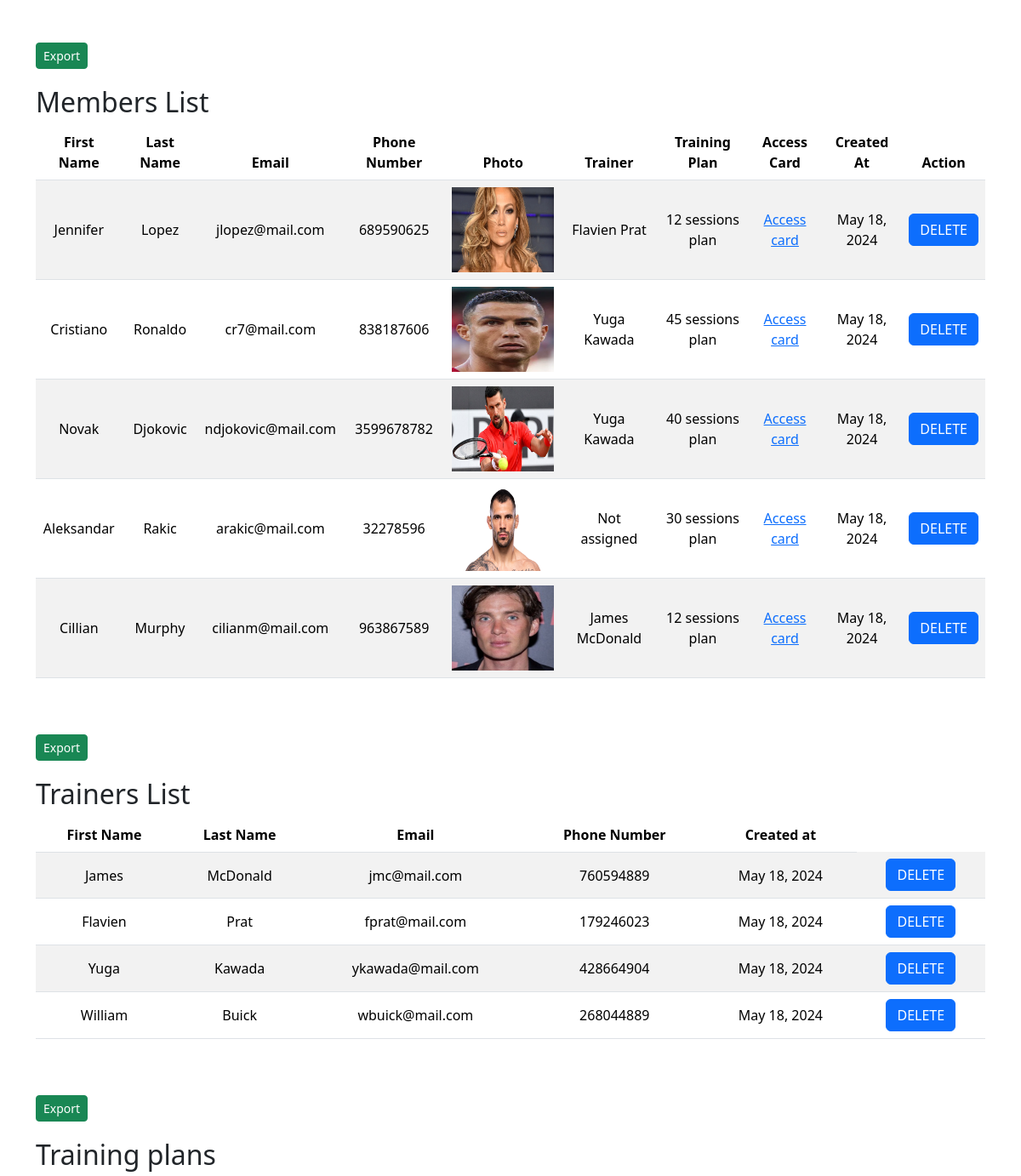
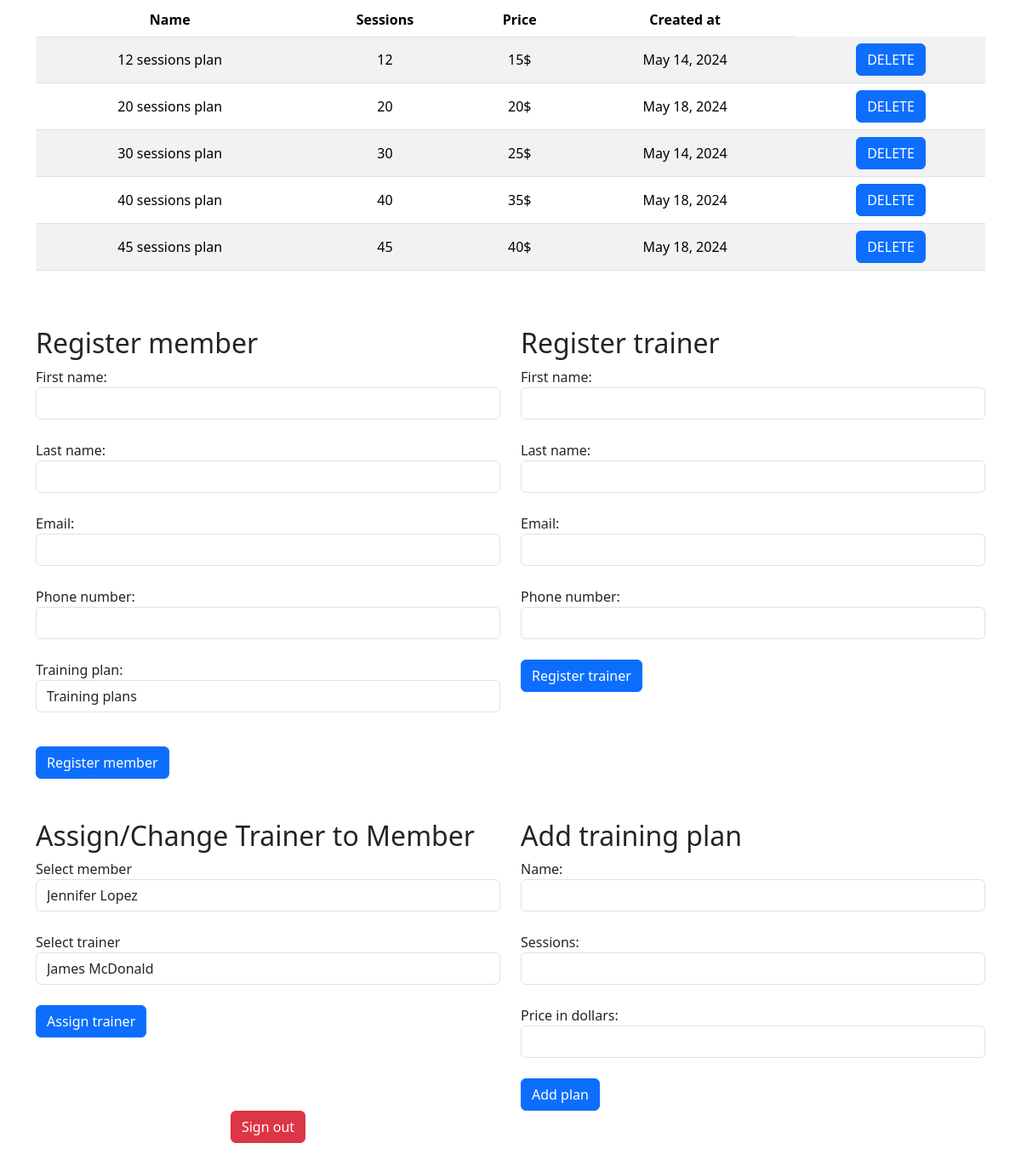
The app's page /admin_dashboard.php (signed in) with its own data (2 pictures, top to bottom).
### tables this page shows
CREATE TABLE `members` (
  `member_id` int(11) NOT NULL,
  `first_name` varchar(255) NOT NULL,
  `last_name` varchar(255) NOT NULL,
  `email` varchar(255) NOT NULL,
  `phone_number` varchar(255) NOT NULL,
  `photo_path` varchar(255) NOT NULL,
  `training_plan_id` int(11) NOT NULL,
  `trainer_id` int(11) NOT NULL,
  `access_card_pdf_path` varchar(255) NOT NULL,
  `created_at` date NOT NULL DEFAULT current_timestamp()
);

CREATE TABLE `training_plans` (
  `plan_id` int(11) NOT NULL,
  `name` varchar(255) NOT NULL,
  `sessions` int(11) NOT NULL,
  `price` varchar(255) NOT NULL,
  `created_at` date NOT NULL DEFAULT current_timestamp()
);

CREATE TABLE `trainers` (
  `trainer_id` int(11) NOT NULL,
  `first_name` varchar(255) NOT NULL,
  `last_name` varchar(255) NOT NULL,
  `email` varchar(255) NOT NULL,
  `phone_number` varchar(255) NOT NULL,
  `created_at` date NOT NULL DEFAULT current_timestamp()
);

### admin_dashboard.php (the view, shortened to what this page needs)
<?php
require_once 'config.php';
?>
<?php
$sql = "SELECT * FROM training_plans ORDER BY sessions";
$run = $conn -> query($sql);
$trainingPlans = $run -> fetch_all(MYSQLI_ASSOC);
$sql = "SELECT * FROM trainers";
$run = $conn -> query($sql);
$trainerList = $run -> fetch_all(MYSQLI_ASSOC);
?>
<!DOCTYPE html>
<html lang="en">
<head>
    <link href="https://cdn.jsdelivr.net/npm/bootstrap@5.3.3/dist/css/bootstrap.min.css" rel="stylesheet">
    <link rel="stylesheet" href="https://unpkg.com/dropzone@5/dist/min/dropzone.min.css" type="text/css" />
</head>
<body>
<div class="container">
    <div class="row">
        <div class="col-md-12" style="margin-top: 50px;">
        <a href="export.php?what=members" class="btn btn-success btn-sm" style="margin-bottom: 20px;">Export</a>
            <h2>Members List</h2>
            <table class="table table-striped" style="text-align: center;">
                <thead>
                    <th>First Name</th>
                    <th>Last Name</th>
                    <th>Email</th>
                    <th>Phone Number</th>
                    <th>Photo</th>
                    <th>Trainer</th>
                    <th>Training Plan</th>
                    <th>Access Card</th>
                    <th>Created At</th>
                    <th>Action</th>
                </thead>
                <?php
                $sql = "SELECT members.*, training_plans.name AS training_plan_name,
                CONCAT(trainers.first_name, ' ', trainers.last_name) AS trainer_name
                FROM members
                LEFT JOIN training_plans ON training_plans.plan_id = members.training_plan_id
                LEFT JOIN trainers ON trainers.trainer_id = members.trainer_id";
                $run = $conn -> query($sql);
                $memberList = $run -> fetch_all(MYSQLI_ASSOC);
                ?>
                <tbody style=" vertical-align: middle;">
                    <?php foreach($memberList as $member):?>
                    <tr>
                        <td><?=$member['first_name'] ?></td>
                        <td><?=$member['last_name'] ?></td>
                        <td><?=$member['email'] ?></td>
                        <td><?=$member['phone_number'] ?></td>
                        <td><img style="width: 120px; height: 100px;" src="<?=$member['photo_path'] ?>"></td>
                        <td><?= ($member['trainer_name'] == '')? "Not assigned" : $member['trainer_name'] ?></td>
                        <td><?= ($member['training_plan_name'] == '') ? "Not assigned" : $member['training_plan_name'] ?></td>
                        <td><a target="_blank" href="<?=$member['access_card_pdf_path'] ?>">Access card</a></td>
                        <td><?php
                        $created_at = strtotime($member['created_at']);
                        $new_date = date("M d, Y", $created_at);
                        echo $new_date;
                        ?></td>
                        <td>
                            <form action="delete_member.php" method="POST">
                                <input type="submit" value="DELETE" class="btn btn-primary">
                            </form>
                        </td>
                    </tr>
                    <?php endforeach; ?>
                </tbody>
            </table>
        </div>
        <div class="col-md-12" style="margin-top: 50px;">
            <table class="table table-striped" style="text-align: center;">
            <a href="export.php?what=trainers" class="btn btn-success btn-sm" style="margin-bottom: 20px;">Export</a>
            <h2>Trainers List</h2>
                <thead>
                    <th>First Name</th>
                    <th>Last Name</th>
                    <th>Email</th>
                    <th>Phone Number</th>
                    <th>Created at</th>
                </thead>
                <tbody style=" vertical-align: middle;">
                    <?php foreach($trainerList as $trainer): ?>
                    <tr>
                        <td><?= $trainer['first_name']; ?></td>
                        <td><?= $trainer['last_name']; ?></td>
                        <td><?= $trainer['email']; ?></td>
                        <td><?= $trainer['phone_number']; ?></td>
                        <td><?php
                        $created_at = strtotime($trainer['created_at']);
                        $new_date = date("M d, Y", $created_at);
                        echo $new_date;
                        ?></td>
                        <td>
                            <form action="delete_trainer.php" method="POST">
                                <input type="submit" value="DELETE" class="btn btn-primary">
                            </form>
                        </td>
                    </tr>
                    <?php endforeach; ?>
                </tbody>
            </table>
        </div>
        <div class="col-md-12" style="margin-top: 50px;">
            <table class="table table-striped" style="text-align: center;">
            <a href="export.php?what=plans" class="btn btn-success btn-sm" style="margin-bottom: 20px;">Export</a>
                <h2>Training plans</h2>
                <thead>
                    <th>Name</th>
                    <th>Sessions</th>
                    <th>Price</th>
                    <th>Created at</th>
                </thead>
                <tbody style=" vertical-align: middle;">
                    <?php foreach($trainingPlans as $trainingPlan): ?>
                    <tr>
                        <td><?= $trainingPlan['name']; ?></td>
                        <td><?= $trainingPlan['sessions']; ?></td>
                        <td><?= $trainingPlan['price'] . "$"; ?></td>
                        <td><?php
                        $created_at = strtotime($trainingPlan['created_at']);
                        $new_date = date("M d, Y", $created_at);
                        echo $new_date;
                        ?></td>
                        <td>
                            <form action="delete_training_plan.php" method="POST">
                                <input type="submit" value="DELETE" class="btn btn-primary">
                            </form>
                        </td>
                    </tr>
                    <?php endforeach; ?>
                </tbody>
            </table>
        </div>
    </div>
    <div class="row mb-5" style="margin-top: 50px;">
        <div class="col-md-6">
            <h2>Register member</h2>
            <form action="register_member.php" method="POST" enctype="multipart/form-data">
                First name: <input class="form-control" type="text" name="first_name"><br>
                Last name: <input class="form-control" type="text" name="last_name"><br>
                Email: <input class="form-control" type="email" name="email"><br>
                Phone number: <input class="form-control" type="text" name="phone_number"><br>
                Training plan:
                <select class="form-control" name="training_plan_id">
                    <option value="" disabled selected>Training plans</option>
                </select><br>
                <input class="btn btn-primary mt-3" type="submit" value="Register member">
            </form>
        </div>
        <div class="col-md-6">
            <h2>Register trainer</h2>
            <form action="register_trainer.php" method="POST">
                First name: <input class="form-control" type="text" name="first_name"><br>
                Last name: <input class="form-control" type="text" name="last_name"><br>
                Email: <input class="form-control" type="email" name="email"><br>
                Phone number: <input class="form-control" type="text" name="phone_number"><br>
                <input class="btn btn-primary" type="submit" value="Register trainer">
            </form>
        </div>
    </div>
    <div class="row">
        <div class="col-md-6" style="margin-bottom: 50px;">
            <h2>Assign/Change Trainer to Member</h2>
            Select member
            <form action="assign_trainer.php" method="POST">
                <select name="member_select" class="form-control">
                    <?php foreach($memberList as $member): ?>
                        <option value="<?= $member['member_id']?>"><?= $member['first_name'] . " " . $member['last_name']?></option>
                    <?php endforeach; ?>
                </select><br>
                Select trainer
                <select name="trainer_select" class="form-control">
                    <?php foreach($trainerList as $trainer): ?>
                        <option value="<?= $trainer['trainer_id']?>"><?= $trainer['first_name'] . " " . $trainer['last_name']?></option>
                    <?php endforeach; ?>
                </select><br>
                <input class="btn btn-primary" type="submit" value="Assign trainer">
            </form>
        </div>
        <div class="col-md-6">
            <h2>Add training plan</h2>
            <form action="add_plan.php" method="POST">
                Name: <input class="form-control" type="text" name="plan_name"><br>
                Sessions: <input class="form-control" type="number" name="sessions" min="1"><br>
                Price in dollars: <input class="form-control" type="number" name="price" min="1"><br>
                <input class="btn btn-primary" type="submit" value="Add plan">
            </form>
        </div>
        <div class="col-md-6" style="margin-bottom: 30px;">
            <form action="sign_out.php" method="POST" style="text-align: center;">
                <input type="submit" class="btn btn-danger" value="Sign out">
            </form>
        </div>
    </div>
</div>
</body>
</html>

### records on screen
members: first_name "Jennifer", last_name "Lopez", email "jlopez@mail.com", phone_number "689590625", photo_path (picture), trainer_name "Flavien Prat", training_plan.name "12 sessions plan", created_at "May 18, 2024"
members: first_name "Cristiano", last_name "Ronaldo", email "cr7@mail.com", phone_number "838187606", photo_path (picture), trainer_name "Yuga Kawada", training_plan.name "45 sessions plan", created_at "May 18, 2024"
members: first_name "Novak", last_name "Djokovic", email "ndjokovic@mail.com", phone_number "3599678782", photo_path (picture), trainer_name "Yuga Kawada", training_plan.name "40 sessions plan", created_at "May 18, 2024"
members: first_name "Aleksandar", last_name "Rakic", email "arakic@mail.com", phone_number "32278596", photo_path (picture), shows "Not assigned", training_plan.name "30 sessions plan", created_at "May 18, 2024"
members: first_name "Cillian", last_name "Murphy", email "cilianm@mail.com", phone_number "963867589", photo_path (picture), trainer_name "James McDonald", training_plan.name "12 sessions plan", created_at "May 18, 2024"
trainers: first_name "James", last_name "McDonald", email "jmc@mail.com", phone_number "760594889", created_at "May 18, 2024"
trainers: first_name "Flavien", last_name "Prat", email "fprat@mail.com", phone_number "179246023", created_at "May 18, 2024"
trainers: first_name "Yuga", last_name "Kawada", email "ykawada@mail.com", phone_number "428664904", created_at "May 18, 2024"
trainers: first_name "William", last_name "Buick", email "wbuick@mail.com", phone_number "268044889", created_at "May 18, 2024"
training_plans: name "12 sessions plan", sessions "12", price "15", created_at "May 14, 2024"
training_plans: name "20 sessions plan", sessions "20", price "20", created_at "May 18, 2024"
training_plans: name "30 sessions plan", sessions "30", price "25", created_at "May 14, 2024"
training_plans: name "40 sessions plan", sessions "40", price "35", created_at "May 18, 2024"
training_plans: name "45 sessions plan", sessions "45", price "40", created_at "May 18, 2024"

### other values on screen
form field member_select "Jennifer Lopez"
form field trainer_select "James McDonald"
